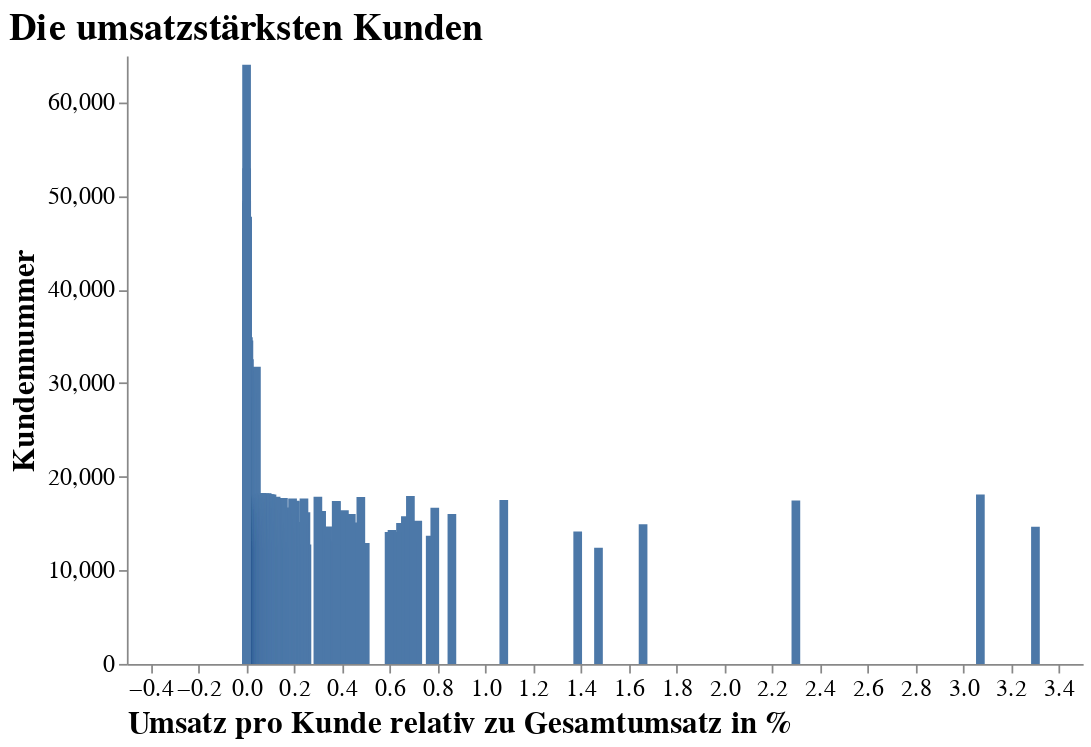

Notebook code cell kept with this figure:
### Code cell
# Barplot erstellen

alt.Chart(df_plot).mark_bar().encode(
    x=alt.X("Percentage",
            axis=alt.Axis(title="Umsatz pro Kunde relativ zu Gesamtumsatz in %", 
                          labelAngle=0,
                          titleAnchor="start",
                          grid=False)),
    y=alt.Y("CustomerID",
            sort="-x", 
            axis=alt.Axis(title = "Kundennummer",
                          grid=False,
                          labelAngle=0,
                          titleAnchor="middle"

                          ))
).properties(
    title="Die umsatzstärksten Kunden",
    width=550,
    height=350
).configure_view(
    strokeWidth=0
).configure_title( 
    fontSize=22,
    font='Futura std medium',
    color='black',
    anchor='start'
).configure_axis(
    labelFont='Futura std medium',
    titleFont='Futura std medium',
    labelFontSize=14,
    titleFontSize=18
    
    )

### Figure 1 — Vega-Lite specification as saved in the notebook (floating-point values rounded to 4 significant figures; data arrays with more than 128 entries replaced by an {"elided": "..."} marker saying what was removed)
{"config": {"view": {"continuousWidth": 400, "continuousHeight": 300, "strokeWidth": 0}, "axis": {"labelFont": "Futura std medium", "labelFontSize": 14, "titleFont": "Futura std medium", "titleFontSize": 18}, "title": {"anchor": "start", "color": "black", "font": "Futura std medium", "fontSize": 22}}, "data": {"name": "data-f01953f1b978ebb9539740b8d95def97"}, "mark": "bar", "encoding": {"x": {"axis": {"grid": false, "labelAngle": 0, "title": "Umsatz pro Kunde relativ zu Gesamtumsatz in %", "titleAnchor": "start"}, "field": "Percentage", "type": "quantitative"}, "y": {"axis": {"grid": false, "labelAngle": 0, "title": "Kundennummer", "titleAnchor": "middle"}, "field": "CustomerID", "sort": "-x", "type": "quantitative"}}, "height": 350, "title": "Die umsatzstärksten Kunden", "width": 550, "$schema": "https://vega.github.io/schema/vega-lite/v4.17.0.json", "datasets": {"data-f01953f1b978ebb9539740b8d95def97": {"elided": "4332 records"}}}
